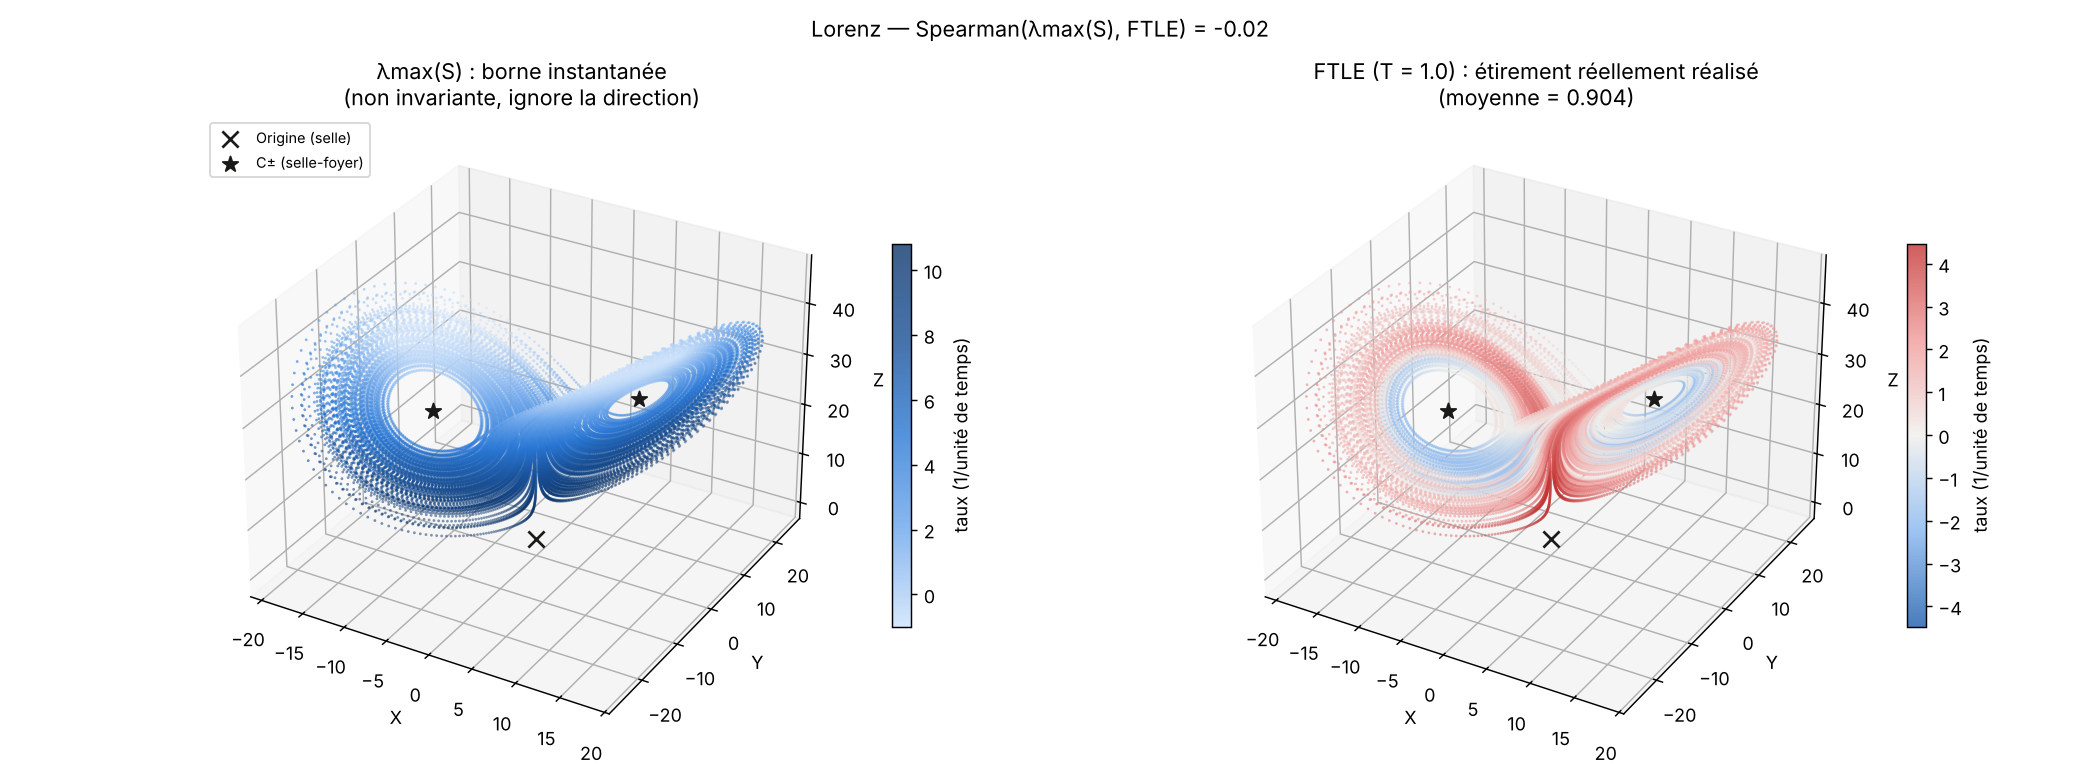

The script that saved this image:
"""Étirement local sur l'attracteur de Lorenz : borne instantanée vs taux réalisé.

Trois mesures, de la plus locale à la plus robuste :
  1. lam_S  : valeur propre max de S = (J + J^T)/2. Borne supérieure du taux
              d'étirement instantané de N'IMPORTE QUELLE direction. Dépend des
              coordonnées (non invariante) et ignore la direction réellement suivie.
  2. g_inst : taux d'étirement instantané du vecteur tangent effectivement porté
              par le flot (vecteur de Lyapunov « arrière ») : g = u^T S u, u = delta/|delta|.
              Toujours g_inst <= lam_S.
  3. ftle   : moyenne de g_inst sur une fenêtre T (exposant de Lyapunov à temps fini).
              Sa moyenne sur toute la trajectoire doit redonner lambda_1 ~ 0.906.
"""
import sys

import numpy as np
import matplotlib

matplotlib.use("Agg")
import matplotlib.pyplot as plt

# Paramètres de Lorenz (régime chaotique)
sigma, rho, beta = 10.0, 28.0, 8.0 / 3.0
dt = 0.005
N_steps = 40000
cut = 5000          # transitoire (trajectoire + alignement du vecteur tangent)


def lorenz(s):
    x, y, z = s
    return np.array([sigma * (y - x), x * (rho - z) - y, x * y - beta * z])


def jacobian(s):
    x, y, z = s
    return np.array([[-sigma, sigma, 0.0],
                     [rho - z, -1.0, -x],
                     [y, x, -beta]])


def rk4_step(s, d):
    """RK4 couplé état + équation linéarisée d(delta)/dt = J(s(t)) delta."""
    k1s = lorenz(s);                 k1d = jacobian(s) @ d
    s2 = s + 0.5 * dt * k1s;         k2s = lorenz(s2); k2d = jacobian(s2) @ (d + 0.5 * dt * k1d)
    s3 = s + 0.5 * dt * k2s;         k3s = lorenz(s3); k3d = jacobian(s3) @ (d + 0.5 * dt * k2d)
    s4 = s + dt * k3s;               k4s = lorenz(s4); k4d = jacobian(s4) @ (d + dt * k3d)
    return (s + dt / 6 * (k1s + 2 * k2s + 2 * k3s + k4s),
            d + dt / 6 * (k1d + 2 * k2d + 2 * k3d + k4d))


def spearman(a, b):
    ra, rb = np.argsort(np.argsort(a)), np.argsort(np.argsort(b))
    return np.corrcoef(ra, rb)[0, 1]


def integrate(state0, delta0=(1.0, 0.0, 0.0), n_steps=N_steps, n_cut=cut):
    """Retourne traj, lam_S, g_step, g_inst après suppression du transitoire."""
    traj = np.zeros((n_steps, 3))
    lam_S = np.zeros(n_steps)
    g_step = np.zeros(n_steps)   # ln(|delta_{i+1}| / |delta_i|) / dt, delta_i unitaire
    g_inst = np.zeros(n_steps)   # u^T S u au point i
    state = np.array(state0, dtype=float)
    delta = np.array(delta0, dtype=float)
    delta /= np.linalg.norm(delta)
    for i in range(n_steps):
        traj[i] = state
        J = jacobian(state)
        S = 0.5 * (J + J.T)
        lam_S[i] = np.linalg.eigvalsh(S)[-1]
        g_inst[i] = delta @ S @ delta
        state, delta = rk4_step(state, delta)
        n = np.linalg.norm(delta)
        g_step[i] = np.log(n) / dt
        delta /= n               # renormalisation de Benettin à chaque pas
    return tuple(a[n_cut:] for a in (traj, lam_S, g_step, g_inst))


def ftle_centered(g_step, T):
    """FTLE centré sur une fenêtre glissante T ; renvoie (ftle, tranche valide)."""
    w = int(round(T / dt))
    ftle = np.convolve(g_step, np.ones(w) / w, mode="same")
    return ftle, slice(w // 2, len(ftle) - w // 2)


# Séquentiel = une teinte, clair -> foncé ; divergent = bleu / gris neutre / rouge
SEQ_BLUE = matplotlib.colors.LinearSegmentedColormap.from_list(
    "seq_blue", ["#cde2fb", "#6da7ec", "#2a78d6", "#184f95", "#0d366b"])
DIV_BLUE_RED = matplotlib.colors.LinearSegmentedColormap.from_list(
    "div_blue_red", ["#1c5cab", "#86b6ef", "#f0efec", "#f09a99", "#c43534"])


def main():
    T_ftle = float(sys.argv[1]) if len(sys.argv) > 1 else 1.0  # fenêtre FTLE (unités de temps)
    OUT = "lorenz_stretching.png" if T_ftle == 1.0 else f"lorenz_stretching_T{T_ftle:g}.png"
    traj, lam_S, g_step, g_inst = integrate([1.0, 1.0, 1.0])
    ftle, valid = ftle_centered(g_step, T_ftle)

    lambda1 = g_step.mean()
    frac_neg_ftle = np.mean(ftle[valid] < 0)



    rho_S_ftle = spearman(lam_S[valid], ftle[valid])
    rho_g_ftle = spearman(g_inst[valid], ftle[valid])

    print(f"lambda_1 estimé (moyenne de g)        : {lambda1:.3f}  (référence ~0.906)")
    print(f"lam_S  : min {lam_S.min():.2f}  médiane {np.median(lam_S):.2f}  max {lam_S.max():.2f}")
    print(f"g_inst : min {g_inst.min():.2f}  médiane {np.median(g_inst):.2f}  max {g_inst.max():.2f}")
    print(f"fraction g_inst > lam_S (doit être 0) : {np.mean(g_inst > lam_S + 1e-9):.4f}")
    print(f"fraction de points avec FTLE(T={T_ftle}) < 0 : {frac_neg_ftle:.3f}")
    print(f"Spearman(lam_S, FTLE)  = {rho_S_ftle:+.3f}")
    print(f"Spearman(g_inst, FTLE) = {rho_g_ftle:+.3f}")

    # Points fixes : C± sont des selles-foyers (instables pour rho > ~24.74)
    C_plus = np.array([np.sqrt(beta * (rho - 1)), np.sqrt(beta * (rho - 1)), rho - 1])
    # Identité portée par la forme du marqueur + la légende, pas par la couleur
    fixed = {"Origine (selle)": (np.zeros(3), "#1a1a19", "x"),
             "C± (selle-foyer)": (C_plus, "#1a1a19", "*"),
             None: (C_plus * [-1, -1, 1], "#1a1a19", "*")}

    fig = plt.figure(figsize=(16, 6))
    panels = [(lam_S, "λmax(S) : borne instantanée\n(non invariante, ignore la direction)", SEQ_BLUE, None),
              (ftle, f"FTLE (T = {T_ftle}) : étirement réellement réalisé\n(moyenne = {lambda1:.3f})", DIV_BLUE_RED, 0.0)]
    tr = traj[valid]
    for k, (val, title, cmap, center) in enumerate(panels, start=1):
        ax = fig.add_subplot(1, 2, k, projection="3d")
        v = val[valid]
        if center is None:
            norm = matplotlib.colors.Normalize(*np.percentile(v, [1, 99]))
        else:
            m = np.percentile(np.abs(v), 99)
            norm = matplotlib.colors.TwoSlopeNorm(vcenter=center, vmin=-m, vmax=m)
        sc = ax.scatter(tr[:, 0], tr[:, 1], tr[:, 2], c=v, cmap=cmap, norm=norm, s=0.3, alpha=0.8)
        for lab, (p, col, mk) in fixed.items():
            ax.scatter(*p, c=col, s=80, marker=mk, label=lab, depthshade=False)
        ax.set_title(title)
        ax.set_xlabel("X"); ax.set_ylabel("Y"); ax.set_zlabel("Z")
        fig.colorbar(sc, ax=ax, shrink=0.6, label="taux (1/unité de temps)")
        if k == 1:
            ax.legend(loc="upper left", fontsize=8)

    fig.suptitle(f"Lorenz — Spearman(λmax(S), FTLE) = {rho_S_ftle:+.2f}")
    plt.tight_layout()
    plt.savefig(OUT, dpi=130)
    print(f"Figure écrite : {OUT}")


if __name__ == "__main__":
    main()
